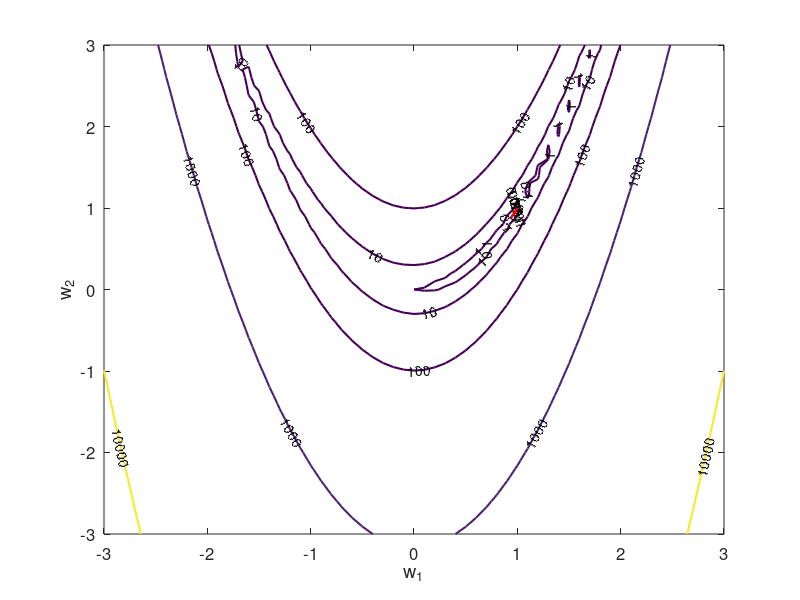

MATLAB code for this plot:
# Create a gif of the optimization process
# See https://www.mathworks.com/help/matlab/ref/imwrite.html

filename = 'rosenbrock.gif';
DelayTime = 1; # Time in seconds for each plot in the GIF
f = figure;

minW = -3;
maxW = 3;
step_size=0.1;
[W1,W2] = meshgrid(minW:step_size:maxW, minW:step_size:maxW);
E = (1-W1).^2+100*(W2-W1.^2).^2;
contour_levels = [10^5 10^4 10^3 10^2 10^1 10^0 10^-1 10^-2 10^-3 10^-4];

num_simplexes = 43; # The number of iterations +1 for the initial simplex
size = 2; # The size of each vertex i.e. the number of variables

X = zeros(num_simplexes,size+1+1); # +1 for size+1 vertices and +1 to replot the first  
Y = zeros(num_simplexes,size+1+1); # +1 for size+1 vertices and +1 to replot the first  

# Pasted output from algo_demo.out
X(1,:)=[ -2.369136 -2.941394 2.596464 -2.369136 ];
Y(1,:)=[ 1.623523 2.831420 -0.371964 1.623523 ];
X(2,:)=[ -0.029401 -2.369136 -2.941394 -0.029401 ];
Y(2,:)=[ 0.927754 1.623523 2.831420 0.927754 ];
X(3,:)=[ 0.542857 -0.029401 -2.369136 0.542857 ];
Y(3,:)=[ -0.280142 0.927754 1.623523 -0.280142 ];
X(4,:)=[ -1.056204 0.542857 -0.029401 -1.056204 ];
Y(4,:)=[ 0.973665 -0.280142 0.927754 0.973665 ];
X(5,:)=[ -1.056204 -0.483947 0.542857 -1.056204 ];
Y(5,:)=[ 0.973665 -0.234231 -0.280142 0.973665 ];
X(6,:)=[ -0.113609 -1.056204 -0.483947 -0.113609 ];
Y(6,:)=[ 0.044787 0.973665 -0.234231 0.044787 ];
X(7,:)=[ -0.113609 -0.534427 -1.056204 -0.113609 ];
Y(7,:)=[ 0.044787 0.137497 0.973665 0.044787 ];
X(8,:)=[ -0.113609 -0.690111 -0.534427 -0.113609 ];
Y(8,:)=[ 0.044787 0.532404 0.137497 0.044787 ];
X(9,:)=[ -0.113609 -0.468144 -0.690111 -0.113609 ];
Y(9,:)=[ 0.044787 0.213046 0.532404 0.044787 ];
X(10,:)=[ -0.113609 -0.468144 -0.490494 -0.113609 ];
Y(10,:)=[ 0.044787 0.213046 0.330660 0.044787 ];
X(11,:)=[ -0.113609 -0.091259 -0.468144 -0.113609 ];
Y(11,:)=[ 0.044787 -0.072827 0.213046 0.044787 ];
X(12,:)=[ -0.113609 -0.285289 -0.091259 -0.113609 ];
Y(12,:)=[ 0.044787 0.099513 -0.072827 0.044787 ];
X(13,:)=[ -0.113609 -0.145354 -0.285289 -0.113609 ];
Y(13,:)=[ 0.044787 -0.000338 0.099513 0.044787 ];
X(14,:)=[ 0.026325 -0.113609 -0.145354 0.026325 ];
Y(14,:)=[ -0.055064 0.044787 -0.000338 -0.055064 ];
X(15,:)=[ 0.159782 0.026325 -0.113609 0.159782 ];
Y(15,:)=[ -0.014739 -0.055064 0.044787 -0.014739 ];
X(16,:)=[ 0.159782 -0.010278 0.026325 0.159782 ];
Y(16,:)=[ -0.014739 0.004943 -0.055064 -0.014739 ];
X(17,:)=[ 0.123179 0.159782 -0.010278 0.123179 ];
Y(17,:)=[ 0.045268 -0.014739 0.004943 0.045268 ];
X(18,:)=[ 0.123179 0.293239 0.159782 0.123179 ];
Y(18,:)=[ 0.045268 0.025586 -0.014739 0.045268 ];
X(19,:)=[ 0.256636 0.123179 0.293239 0.256636 ];
Y(19,:)=[ 0.085593 0.045268 0.025586 0.085593 ];
X(20,:)=[ 0.256636 0.241573 0.123179 0.256636 ];
Y(20,:)=[ 0.085593 0.045508 0.045268 0.085593 ];
X(21,:)=[ 0.312067 0.256636 0.241573 0.312067 ];
Y(21,:)=[ 0.075692 0.085593 0.045508 0.075692 ];
X(22,:)=[ 0.369908 0.312067 0.256636 0.369908 ];
Y(22,:)=[ 0.150911 0.075692 0.085593 0.150911 ];
X(23,:)=[ 0.369908 0.425340 0.312067 0.369908 ];
Y(23,:)=[ 0.150911 0.141010 0.075692 0.150911 ];
X(24,:)=[ 0.483181 0.369908 0.425340 0.483181 ];
Y(24,:)=[ 0.216229 0.150911 0.141010 0.216229 ];
X(25,:)=[ 0.483181 0.425942 0.369908 0.483181 ];
Y(25,:)=[ 0.216229 0.162290 0.150911 0.216229 ];
X(26,:)=[ 0.483181 0.412235 0.425942 0.483181 ];
Y(26,:)=[ 0.216229 0.170085 0.162290 0.216229 ];
X(27,:)=[ 0.491239 0.483181 0.412235 0.491239 ];
Y(27,:)=[ 0.254891 0.216229 0.170085 0.254891 ];
X(28,:)=[ 0.562185 0.491239 0.483181 0.562185 ];
Y(28,:)=[ 0.301035 0.254891 0.216229 0.301035 ];
X(29,:)=[ 0.570243 0.562185 0.491239 0.570243 ];
Y(29,:)=[ 0.339697 0.301035 0.254891 0.339697 ];
X(30,:)=[ 0.641189 0.570243 0.562185 0.641189 ];
Y(30,:)=[ 0.385841 0.339697 0.301035 0.385841 ];
X(31,:)=[ 0.692779 0.641189 0.570243 0.692779 ];
Y(31,:)=[ 0.486238 0.385841 0.339697 0.486238 ];
X(32,:)=[ 0.692779 0.618614 0.641189 0.692779 ];
Y(32,:)=[ 0.486238 0.387868 0.385841 0.486238 ];
X(33,:)=[ 0.692779 0.648443 0.618614 0.692779 ];
Y(33,:)=[ 0.486238 0.411447 0.387868 0.486238 ];
X(34,:)=[ 0.722608 0.692779 0.648443 0.722608 ];
Y(34,:)=[ 0.509816 0.486238 0.411447 0.509816 ];
X(35,:)=[ 0.826195 0.722608 0.692779 0.826195 ];
Y(35,:)=[ 0.671187 0.509816 0.486238 0.671187 ];
X(36,:)=[ 0.826195 0.733590 0.722608 0.826195 ];
Y(36,:)=[ 0.671187 0.538370 0.509816 0.671187 ];
X(37,:)=[ 0.894462 0.826195 0.733590 0.894462 ];
Y(37,:)=[ 0.794702 0.671187 0.538370 0.794702 ];
X(38,:)=[ 0.894462 0.796959 0.826195 0.894462 ];
Y(38,:)=[ 0.794702 0.635657 0.671187 0.794702 ];
X(39,:)=[ 0.894462 0.865226 0.796959 0.894462 ];
Y(39,:)=[ 0.794702 0.759172 0.635657 0.794702 ];
X(40,:)=[ 0.962728 0.894462 0.865226 0.962728 ];
Y(40,:)=[ 0.918217 0.794702 0.759172 0.918217 ];
X(41,:)=[ 0.962728 0.896911 0.894462 0.962728 ];
Y(41,:)=[ 0.918217 0.807816 0.794702 0.918217 ];
X(42,:)=[ 1.000535 0.962728 0.896911 1.000535 ];
Y(42,:)=[ 0.999646 0.918217 0.807816 0.999646 ];
X(43,:)=[ 1.000535 0.939271 0.962728 1.000535 ];
Y(43,:)=[ 0.999646 0.883374 0.918217 0.999646 ];

for i = 1:num_simplexes    
      
      contour(W1, W2, E, contour_levels, 'ShowText','on','linewidth',1.5);
      xlabel("w_1");
      ylabel("w_2");
      set(gca, "fontsize", 12)
      hold on;
      plot(X(i,:),Y(i,:), 'r','linewidth',1.5)      
      hold off;
      drawnow
                  
      frame = getframe(f);      
      im = frame2im(frame);     
      [imind,cm] = rgb2ind(im); 
      if i == 1;          
          imwrite(imind,cm,filename,'gif','DelayTime', DelayTime , 'Compression' , 'lzw');
      else
          imwrite(imind,cm,filename,'gif','WriteMode','append','DelayTime', DelayTime , 'Compression' , 'lzw');
      end
end
